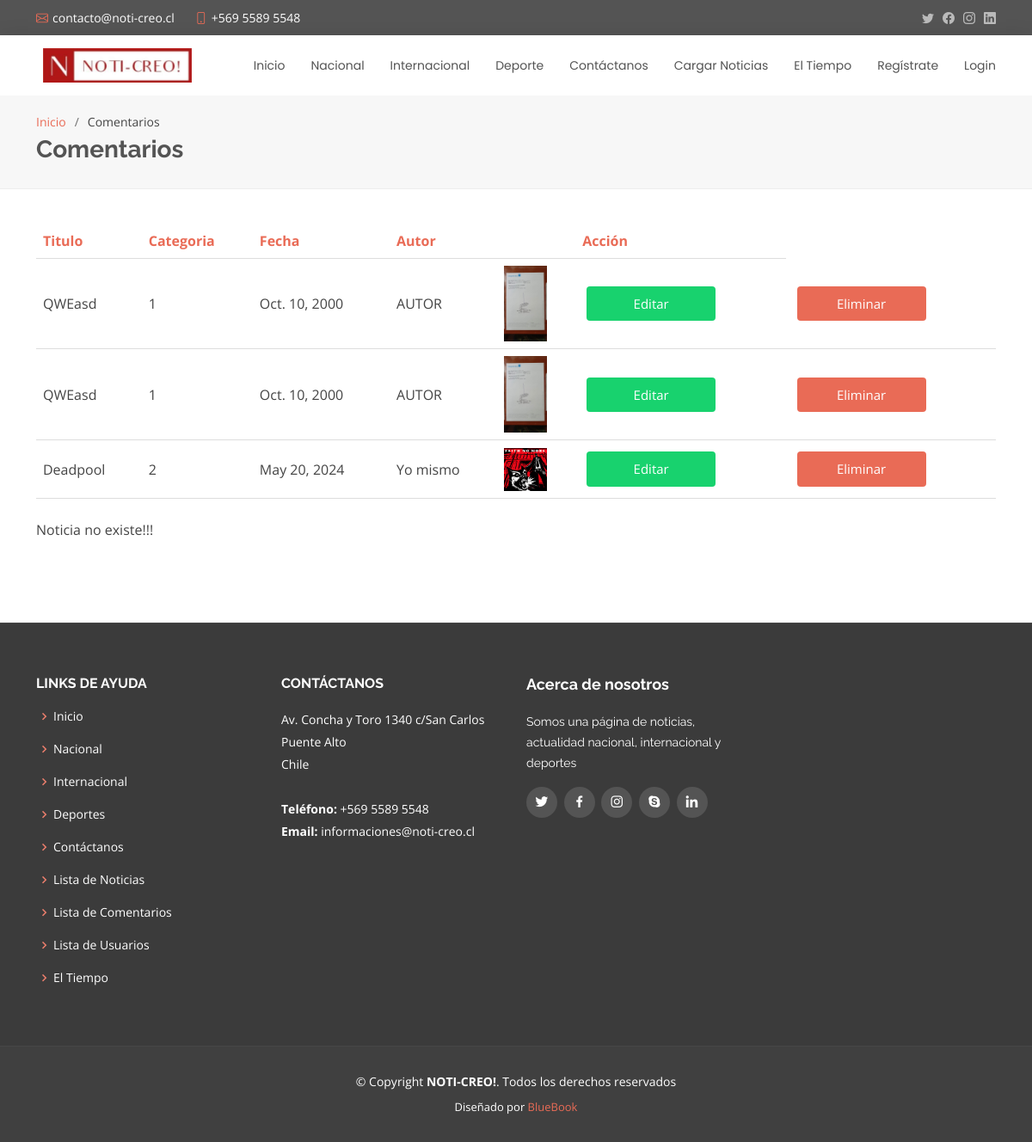
Page /eliminarNoticia/1 on the committed database.
### core/models.py (models this page shows, shortened)
class Noticia(models.Model):
    TIPO_CATEGORIA = (
        (1, 'Nacional'),
        (2, 'Internacional'),
        (3, 'Deportes')
    )
    titulo = models.CharField(max_length=50)
    autor = models.CharField(max_length=50)
    fechaPubl = models.DateField()
    categoria = models.IntegerField(choices=TIPO_CATEGORIA)
    imagen = models.ImageField(upload_to='media/')
    contenido = models.TextField(max_length=250)

### core/views.py (the view)
# urls.py: path('eliminarNoticia/<str:pk>', eliminarNoticia, name='eliminarNoticia'),
def eliminarNoticia(request, pk):
    try:
        noticia = Noticia.objects.get(id=pk)
        noticia.delete()
        mensaje = 'Noticia Eliminada!!!'
        noticias = Noticia.objects.all()
        context = {
            'noticias' : noticias,
            'mensaje' : mensaje
        }
        return render(request, 'core/listarNoticia.html', context)
    except:
        mensaje = 'Noticia no existe!!!'
        noticias = Noticia.objects.all()
        context = {
            'noticias' : noticias,
            'mensaje' : mensaje
        }
        return render(request, 'core/listarNoticia.html', context)

### core/templates/core/listarNoticia.html (shortened to what this page needs)
{% load static %}
<!DOCTYPE html>
<html lang="en">
<head>
  <link href="{% static 'vendor/animate.css/animate.min.css'%}" rel="stylesheet">
  <link href="{% static 'vendor/bootstrap/css/bootstrap.min.css'%}" rel="stylesheet">
  <link href="{% static 'vendor/bootstrap-icons/bootstrap-icons.css'%}" rel="stylesheet">
  <link href="{% static 'vendor/boxicons/css/boxicons.min.css'%}" rel="stylesheet">
  <link href="{% static 'vendor/glightbox/css/glightbox.min.css'%}" rel="stylesheet">
  <link href="{% static 'vendor/swiper/swiper-bundle.min.css'%}" rel="stylesheet">
  <link href="{% static 'css/style.css'%}" rel="stylesheet">
  <link href="{% static 'css/table.css'%}" rel="stylesheet">
</head>
<body>
  <section id="topbar" class="d-flex align-items-center">
    <div class="container d-flex justify-content-center justify-content-md-between">
      <div class="contact-info d-flex align-items-center">
        <i class="bi bi-envelope d-flex align-items-center"><a href="https://www.gmail.com/">contacto@noti-creo.cl</a></i>
        <i class="bi bi-phone d-flex align-items-center ms-4"><span>+569 5589 5548</span></i>
      </div>
      <br>
      <div class="social-links d-none d-md-flex align-items-center">
        <a href="#" class="twitter"><i class="bi bi-twitter"></i></a>
        <a href="#" class="facebook"><i class="bi bi-facebook"></i></a>
        <a href="#" class="instagram"><i class="bi bi-instagram"></i></a>
        <a href="#" class="linkedin"><i class="bi bi-linkedin"></i></a>
      </div>
    </div>
  </section>
  <header id="header" class="d-flex align-items-center">
    <div class="container d-flex justify-content-between align-items-center">
      <div class="logo">
        <h1><img src="{% static 'img/logoNoti.jpeg'%}" alt=""></h1>
      </div>
      <nav id="navbar" class="navbar">
        <ul>
            <li><a href="{% url 'inicio'%}">Inicio</a></li>
            <li><a href="{% url 'nacional'%}">Nacional</a></li>
            <li><a href="{% url 'internacional'%}">Internacional</a></li>
            <li><a href="{% url 'deporte'%}">Deporte</a></li>
            <li><a href="{% url 'contactoForm'%}">Contáctanos</a></li>
            <li><a href="{% url 'cargaNoticia'%}">Cargar Noticias</a></li>
            <li><a href="{% url 'clima'%}">El Tiempo</a></li>
            {% if not usuario %}
            <li><a href="{% url 'registro'%}">Regístrate</a></li>
            <li><a href="{% url 'login'%}">Login</a></li>
            {% endif %}
        </ul>
      </nav>
    </div>
  </header>
  <main id="main">
    <section id="breadcrumbs" class="breadcrumbs">
      <div class="container">
        <ol>
          <li><a href="{% url 'inicio'%}">Inicio</a></li>
          <li>Comentarios</li>
        </ol>
        <h2>Comentarios</h2>
      </div>
    </section>
    <section id="contact" class="contact">
      <div class="container">
        <table>
          <tr>
            <th>Titulo</th>
            <th>Categoria</th>
            <th>Fecha</th>
            <th>Autor</th>
            <th></th>
            <th>Acción</th>
          </tr>
          {% for noticia in noticias %}
          <tr>
            <td>{{noticia.titulo}}</td>
            <td>{{noticia.categoria}}</td>
            <td>{{noticia.fechaPubl}}</td>
            <td>{{noticia.autor}}</td>
            <td><img src="{{noticia.imagen}}" style="width: 50px" /></td>
            <td><a href="/editarNoticia/{{noticia.id}}" class="button1" style="vertical-align:middle"><span>Editar </span></a></td>
            <td><a href="{% url 'eliminarNoticia' pk=noticia.id %}" class="button" style="vertical-align:middle"><span>Eliminar </span></a></td>
          </tr>
          {% endfor %}
        </table>
        <br>
        {% if mensaje %}
          <p>{{ mensaje }}</p>
        {% endif %}
      </div>
    </section>
  </main>
  <footer id="footer">
    <div class="footer-top">
      <div class="container">
        <div class="row">
          <div class="col-lg-3 col-md-6 footer-links">
            <h4>Links de ayuda</h4>
            <ul>
                <li><i class="bx bx-chevron-right"></i> <a href="{% url 'inicio'%}">Inicio</a></li>
                <li><i class="bx bx-chevron-right"></i> <a href="{% url 'nacional'%}">Nacional</a></li>
                <li><i class="bx bx-chevron-right"></i> <a href="{% url 'internacional'%}">Internacional</a></li>
                <li><i class="bx bx-chevron-right"></i> <a href="{% url 'deporte'%}">Deportes</a></li>
                <li><i class="bx bx-chevron-right"></i> <a href="{% url 'contactoForm'%}">Contáctanos</a></li>
                <li><i class="bx bx-chevron-right"></i> <a href="{% url 'listarNoticia'%}">Lista de Noticias</a></li>
                <li><i class="bx bx-chevron-right"></i> <a href="{% url 'listarComentario'%}">Lista de Comentarios</a></li>
                <li><i class="bx bx-chevron-right"></i> <a href="{% url 'listarUsuario'%}">Lista de Usuarios</a></li>
                <li><i class="bx bx-chevron-right"></i> <a href="{% url 'clima'%}">El Tiempo</a></li>
            </ul>
          </div>
          <div class="col-lg-3 col-md-6 footer-contact">
            <h4>Contáctanos</h4>
            <p>
              Av. Concha y Toro 1340 c/San Carlos
              Puente Alto<br>
              Chile <br><br>
              <strong>Teléfono:</strong> +569 5589 5548<br>
              <strong>Email:</strong> informaciones@noti-creo.cl<br>
            </p>
          </div>
          <div class="col-lg-3 col-md-6 footer-info">
            <h3>Acerca de nosotros</h3>
            <p>Somos una página de noticias, actualidad nacional, internacional y deportes</p>
            <div class="social-links mt-3">
              <a href="#" class="twitter"><i class="bx bxl-twitter"></i></a>
              <a href="#" class="facebook"><i class="bx bxl-facebook"></i></a>
              <a href="#" class="instagram"><i class="bx bxl-instagram"></i></a>
              <a href="#" class="google-plus"><i class="bx bxl-skype"></i></a>
              <a href="#" class="linkedin"><i class="bx bxl-linkedin"></i></a>
            </div>
          </div>
        </div>
      </div>
    </div>
    <div class="container">
      <div class="copyright">
        &copy; Copyright <strong><span>NOTI-CREO!</span></strong>. Todos los derechos reservados
      </div>
      <div class="credits">
        Diseñado por <a href="https://bootstrapmade.com/">BlueBook</a>
      </div>
    </div>
  </footer>
</body>
</html>

### core/static/css/style.css (style rules this page uses)
body { font-family: "Open Sans", sans-serif; color: #444444; }
a { color: #e96b56; text-decoration: none; }
h1, h2, h3, h4, h5, h6 { font-family: "Raleway", sans-serif; }
#topbar { background: #545454; padding: 10px 0; font-size: 14px; }
#topbar .contact-info i { font-style: normal; color: #e96b56; }
#topbar .contact-info i a, #topbar .contact-info i span { padding-left: 5px; color: #fff; }
#topbar .contact-info i a { line-height: 0; transition: 0.3s; }
#topbar .social-links a { color: #bababa; line-height: 0; transition: 0.3s; margin-left: 10px; }
#header { height: 70px; transition: all 0.5s; z-index: 997; transition: all 0.5s; background: #fff; box-shadow: 0px 0px 20px 0px rgba(0, 0, 0, 0.1); }
#header .logo h1 { font-size: 26px; padding: 0 0 0 8px; margin: 11px 0; line-height: 1; font-weight: 700; letter-spacing: 1px; text-transform: uppercase; font-family: "Poppins", sans-serif; }
#header .logo img { padding: 0; margin: 0; max-height: 40px; }
.navbar { padding: 0; }
.navbar ul { margin: 0; padding: 0; display: flex; list-style: none; align-items: center; }
.navbar li { position: relative; }
.navbar a, .navbar a:focus { display: flex; align-items: center; justify-content: space-between; padding: 10px 0 10px 30px; font-family: "Poppins", sans-serif; font-size: 14px; color: #545454; white-space: nowrap; transition: 0.3s; }
section { padding: 0 0 80px 0; }
.breadcrumbs { padding: 20px 0 20px 0; background: #f7f7f7; border-bottom: 1px solid #ededed; margin-bottom: 40px; }
.breadcrumbs h2 { font-size: 28px; font-weight: 700; color: #545454; }
.breadcrumbs ol { display: flex; flex-wrap: wrap; list-style: none; padding: 0 0 5px 0; margin: 0; font-size: 14px; }
.breadcrumbs ol li+li { padding-left: 10px; }
.breadcrumbs ol li+li::before { display: inline-block; padding-right: 10px; color: #6e6e6e; content: "/"; }
#footer { background: #404040; padding: 0 0 30px 0; color: #fff; font-size: 14px; }
#footer .footer-top { background: #3b3b3b; border-top: 1px solid #474747; border-bottom: 1px solid #474747; padding: 60px 0 30px 0; }
#footer .footer-top .footer-info { margin-bottom: 30px; }
#footer .footer-top .footer-info h3 { font-size: 18px; margin: 0 0 20px 0; padding: 2px 0 2px 0; line-height: 1; font-weight: 700; }
#footer .footer-top .footer-info p { font-size: 14px; line-height: 24px; margin-bottom: 0; font-family: "Raleway", sans-serif; color: #fff; }
#footer .footer-top .social-links a { font-size: 18px; display: inline-block; background: #545454; color: #fff; line-height: 1; padding: 8px 0; margin-right: 4px; border-radius: 50%; text-align: center; width: 36px; height: 36px; transition: 0.3s; }
#footer .footer-top h4 { font-size: 16px; font-weight: bold; color: #fff; text-transform: uppercase; position: relative; padding-bottom: 12px; }
#footer .footer-top .footer-links { margin-bottom: 30px; }
#footer .footer-top .footer-links ul { list-style: none; padding: 0; margin: 0; }
#footer .footer-top .footer-links ul i { padding-right: 2px; color: #ec7f6d; font-size: 18px; line-height: 1; }
#footer .footer-top .footer-links ul li { padding: 10px 0; display: flex; align-items: center; }
#footer .footer-top .footer-links ul li:first-child { padding-top: 0; }
#footer .footer-top .footer-links ul a { color: #fff; transition: 0.3s; display: inline-block; line-height: 1; }
#footer .footer-top .footer-contact { margin-bottom: 30px; }
#footer .footer-top .footer-contact p { line-height: 26px; }
#footer .copyright { text-align: center; padding-top: 30px; }
#footer .credits { padding-top: 10px; text-align: center; font-size: 13px; color: #fff; }

### core/static/css/table.css (style rules this page uses)
table { border-collapse: collapse; width: 100%; }
th { color: #e96b56; }
th, td { padding: 8px; text-align: left; border-bottom: 1px solid #DDD; }
.button { display: inline-block; border-radius: 4px; background-color: #e96b56; border: none; color: #FFFFFF; text-align: center; font-size: 15px; padding: 9px; width: 150px; transition: all 0.5s; cursor: pointer; margin: 5px; }
.button1 { display: inline-block; border-radius: 4px; background-color: #18d26e; border: none; color: #FFFFFF; text-align: center; font-size: 15px; padding: 9px; width: 150px; transition: all 0.5s; cursor: pointer; margin: 5px; }
.button span { cursor: pointer; display: inline-block; position: relative; transition: 0.5s; }
.button span:after { content: '\00bb'; position: absolute; opacity: 0; top: 0; right: -20px; transition: 0.5s; }

### rows in the picture
Noticia: titulo "QWEasd", categoria "1", fechaPubl "Oct. 10, 2000", autor "AUTOR", imagen (picture)
Noticia: titulo "QWEasd", categoria "1", fechaPubl "Oct. 10, 2000", autor "AUTOR", imagen (picture)
Noticia: titulo "Deadpool", categoria "2", fechaPubl "May 20, 2024", autor "Yo mismo", imagen (picture)

### other values in the picture
{{ mensaje }} "Noticia no existe!!!"
